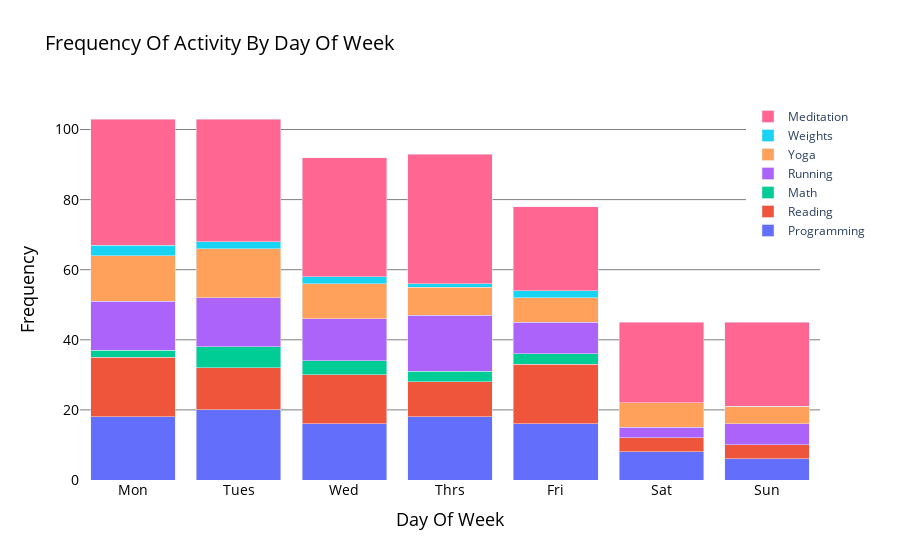

The notebook cell this image was saved under:
### Code cell
fig = go.Figure()
fig.add_trace(go.Bar(
    x=["Mon", "Tues", "Wed", "Thrs", "Fri", "Sat", "Sun"],
    y=[mon['programming'].sum(),tue['programming'].sum(),wed['programming'].sum(),
       thu['programming'].sum(),fri['programming'].sum(),sat['programming'].sum(),
       sun['programming'].sum()],
    name="Programming",
))

fig.add_trace(go.Bar(
    x=["Mon", "Tues", "Wed", "Thrs", "Fri", "Sat", "Sun"],
    y=[mon['reading'].sum(),tue['reading'].sum(),wed['reading'].sum(),
       thu['reading'].sum(),fri['reading'].sum(),sat['reading'].sum(),
       sun['reading'].sum()],
    name="Reading",
))

fig.add_trace(go.Bar(
    x=["Mon", "Tues", "Wed", "Thrs", "Fri", "Sat", "Sun"],
    y=[mon['math'].sum(),tue['math'].sum(),wed['math'].sum(),
       thu['math'].sum(),fri['math'].sum(),sat['math'].sum(),
       sun['math'].sum()],
    name="Math",
))


fig.add_trace(go.Bar(
    x=["Mon", "Tues", "Wed", "Thrs", "Fri", "Sat", "Sun"],
    y=[mon['running'].sum(),tue['running'].sum(),wed['running'].sum(),
       thu['running'].sum(),fri['running'].sum(),sat['running'].sum(),
       sun['running'].sum()],
    name="Running",
))

fig.add_trace(go.Bar(
    x=["Mon", "Tues", "Wed", "Thrs", "Fri", "Sat", "Sun"],
    y=[mon['yoga'].sum(),tue['yoga'].sum(),wed['yoga'].sum(),
       thu['yoga'].sum(),fri['yoga'].sum(),sat['yoga'].sum(),
       sun['yoga'].sum()],
    name="Yoga",
))

fig.add_trace(go.Bar(
    x=["Mon", "Tues", "Wed", "Thrs", "Fri", "Sat", "Sun"],
    y=[mon['weights'].sum(),tue['weights'].sum(),wed['weights'].sum(),
       thu['weights'].sum(),fri['weights'].sum(),sat['weights'].sum(),
       sun['weights'].sum()],
    name="Weights",
))

fig.add_trace(go.Bar(
    x=["Mon", "Tues", "Wed", "Thrs", "Fri", "Sat", "Sun"],
    y=[mon['meditation'].sum(),tue['meditation'].sum(),wed['meditation'].sum(),
       thu['meditation'].sum(),fri['meditation'].sum(),sat['meditation'].sum(),
       sun['meditation'].sum()],
    name="Meditation",
))

fig.update_traces(hovertemplate='Instances: %{y}')

fig.update_xaxes(title_text='Day Of Week',
                 tickfont=dict( color='black', size=14),
                 title_font=dict(size=18, color='black'))

fig.update_yaxes(title_text='Frequency',
                 title_font=dict(size=18, color='black'),
                 nticks=8,
                 tickfont=dict( color='Black', size=14),
                 gridcolor='grey')

fig.update_layout(barmode='stack')
fig.update_layout(plot_bgcolor='rgba(256,256,256,1)', 
                  paper_bgcolor="rgba(256,256,256,1)",
                  title_text="Frequency Of Activity By Day Of Week",
                  title_font=dict(size=20, color='black'))




fig.update_layout(
    legend=dict(
        x=.9,
        y=1,
        bgcolor="White",
        bordercolor="White",
        borderwidth=2
    )
)


fig.show()
pio.write_html(fig, file='year_in_review/AllActivitiesBar.html', auto_open=False)

### Figure 1 — Plotly figure (JSON) as saved in the notebook; plotly's stock layout.template omitted (floating-point values rounded to 4 significant figures)
{"data": [{"hovertemplate": "Instances: %{y}", "name": "Programming", "type": "bar", "x": ["Mon", "Tues", "Wed", "Thrs", "Fri", "Sat", "Sun"], "y": [18, 20, 16, 18, 16, 8, 6]}, {"hovertemplate": "Instances: %{y}", "name": "Reading", "type": "bar", "x": ["Mon", "Tues", "Wed", "Thrs", "Fri", "Sat", "Sun"], "y": [17, 12, 14, 10, 17, 4, 4]}, {"hovertemplate": "Instances: %{y}", "name": "Math", "type": "bar", "x": ["Mon", "Tues", "Wed", "Thrs", "Fri", "Sat", "Sun"], "y": [2, 6, 4, 3, 3, 0, 0]}, {"hovertemplate": "Instances: %{y}", "name": "Running", "type": "bar", "x": ["Mon", "Tues", "Wed", "Thrs", "Fri", "Sat", "Sun"], "y": [14, 14, 12, 16, 9, 3, 6]}, {"hovertemplate": "Instances: %{y}", "name": "Yoga", "type": "bar", "x": ["Mon", "Tues", "Wed", "Thrs", "Fri", "Sat", "Sun"], "y": [13, 14, 10, 8, 7, 7, 5]}, {"hovertemplate": "Instances: %{y}", "name": "Weights", "type": "bar", "x": ["Mon", "Tues", "Wed", "Thrs", "Fri", "Sat", "Sun"], "y": [3, 2, 2, 1, 2, 0, 0]}, {"hovertemplate": "Instances: %{y}", "name": "Meditation", "type": "bar", "x": ["Mon", "Tues", "Wed", "Thrs", "Fri", "Sat", "Sun"], "y": [36, 35, 34, 37, 24, 23, 24]}], "layout": {"autosize": true, "barmode": "stack", "legend": {"bgcolor": "White", "bordercolor": "White", "borderwidth": 2, "x": 0.9, "y": 1}, "paper_bgcolor": "rgba(256,256,256,1)", "plot_bgcolor": "rgba(256,256,256,1)", "title": {"font": {"color": "black", "size": 20}, "text": "Frequency Of Activity By Day Of Week"}, "xaxis": {"autorange": true, "range": [-0.5, 6.5], "tickfont": {"color": "black", "size": 14}, "title": {"font": {"color": "black", "size": 18}, "text": "Day Of Week"}, "type": "category"}, "yaxis": {"autorange": true, "gridcolor": "grey", "nticks": 8, "range": [0, 108.4], "tickfont": {"color": "Black", "size": 14}, "title": {"font": {"color": "black", "size": 18}, "text": "Frequency"}, "type": "linear"}}}
